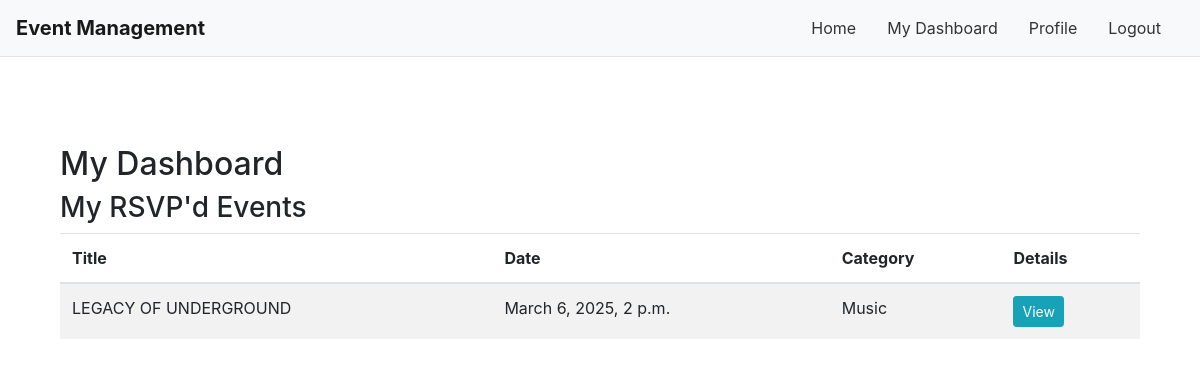
/dashboard/participant/ (signed in), run on the app's committed database.
### events/models.py (models this page shows, shortened)
class Event(models.Model):
    CATEGORY_CHOICES = (
        ('music', 'Music'),
        ('sports', 'Sports'),
        ('tech', 'Technology'),
        ('art', 'Art'),
    )
    title = models.CharField(max_length=255)
    description = models.TextField()
    date = models.DateTimeField()  # Event date
    category = models.CharField(
        max_length=50,
        choices=CATEGORY_CHOICES,
        default='music'
    )
    image = models.ImageField(upload_to='event_images/', default='default_event.jpg')
    rsvps = models.ManyToManyField(
        settings.AUTH_USER_MODEL,
        related_name='rsvped_events',
        blank=True
    )
    organizer = models.ForeignKey(
        settings.AUTH_USER_MODEL,
        on_delete=models.CASCADE,
        related_name='events_created',
        null=True,
        blank=True
    )
    slug = models.SlugField(unique=True, blank=True)

### events/views.py (the view)
# urls.py: path('dashboard/participant/', participant_dashboard, name='participant_dashboard'),
@login_required
def participant_dashboard(request):
    if not is_participant(request.user):
        messages.error(request, "You do not have participant privileges.")
        return redirect('login')
    rsvped_events = request.user.rsvped_events.all()
    return render(request, 'events/dashboard_participant.html', {
        'rsvped_events': rsvped_events,
    })

### events/templatetags/group_filters.py (called while the page is built)
@register.filter(name='has_group')
def has_group(user, group_name):
    return user.groups.filter(name=group_name).exists()

### events/views.py (called while the page is built)
def is_participant(user):
    return user.is_authenticated and user.groups.filter(name='Participant').exists()

### events/templates/events/dashboard_participant.html (shortened to what this page needs)
{% extends 'events/base.html' %}
{% block content %}
<div class="container mt-4">
  <h2>My Dashboard</h2>
  <h3>My RSVP'd Events</h3>
  {% if rsvped_events %}
    <table class="table table-striped">
      <thead>
        <tr>
          <th>Title</th>
          <th>Date</th>
          <th>Category</th>
          <th>Details</th>
        </tr>
      </thead>
      <tbody>
        {% for event in rsvped_events %}
        <tr>
          <td>{{ event.title }}</td>
          <td>{{ event.date }}</td>
          <td>{{ event.get_category_display }}</td>
          <td>
            <a href="{% url 'event_detail' event.pk %}" class="btn btn-info btn-sm">View</a>
          </td>
        </tr>
        {% endfor %}
      </tbody>
    </table>
  {% else %}
    <p>You haven't RSVP'd to any events yet. <a href="{% url 'event_list' %}">Browse events and RSVP now!</a></p>
  {% endif %}
</div>
{% endblock %}

### static/css/styles.css (style rules this page uses)
body { background-color: #f8f9fa; font-family: 'Helvetica Neue', Helvetica, Arial, sans-serif; color: #333; margin: 0; padding: 0; }
.container { padding-top: 20px; padding-bottom: 20px; }
h2, h3 { margin-top: 20px; margin-bottom: 20px; }
.table { margin-bottom: 30px; }
.table th, .table td { vertical-align: middle; }
.btn { border-radius: 4px; padding: 8px 16px; font-size: 0.9rem; }

### data on the page
Event: title "LEGACY OF UNDERGROUND", date "March 6, 2025, 2 p.m.", category "Music"
